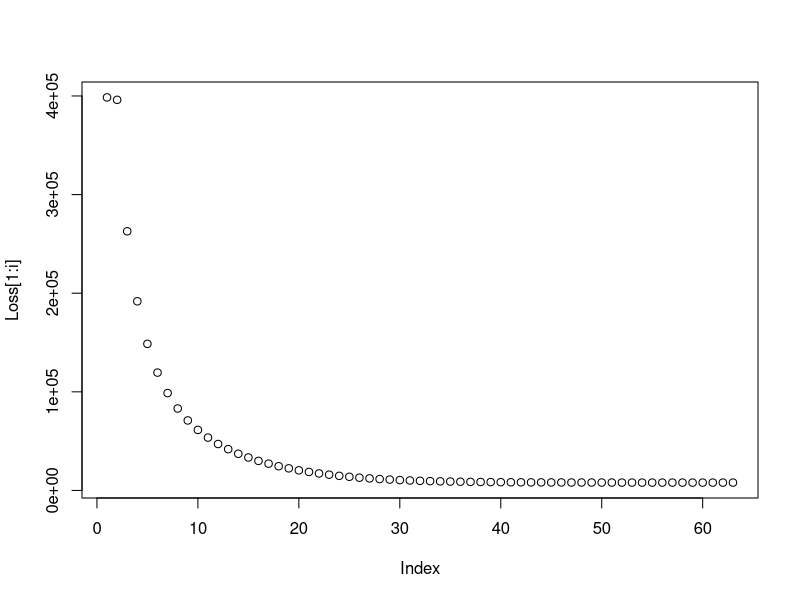
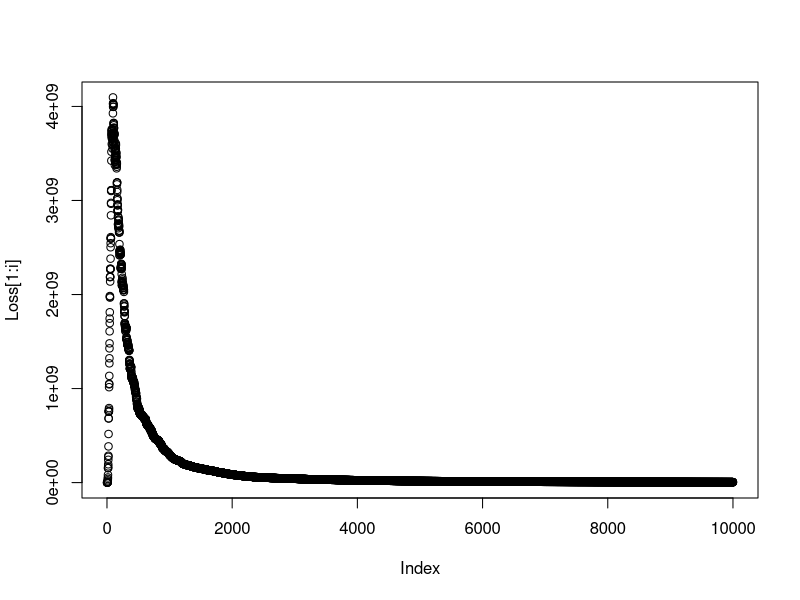
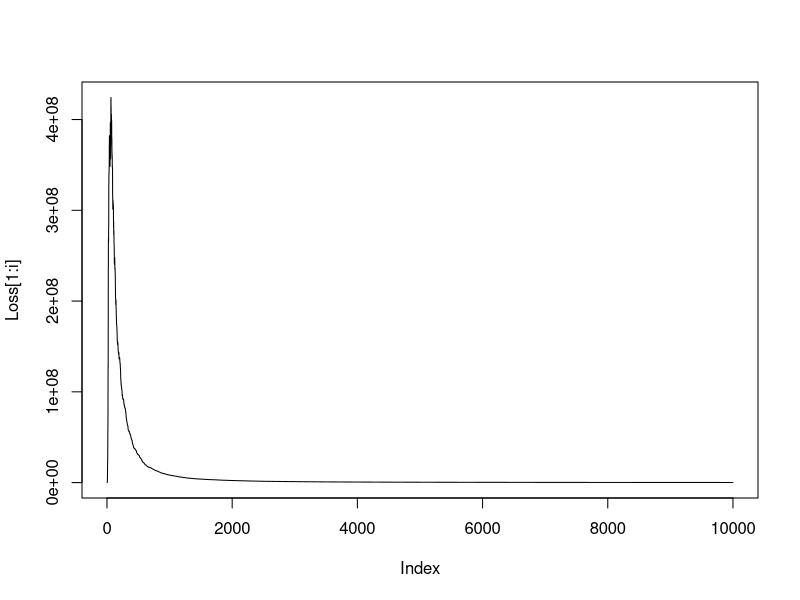
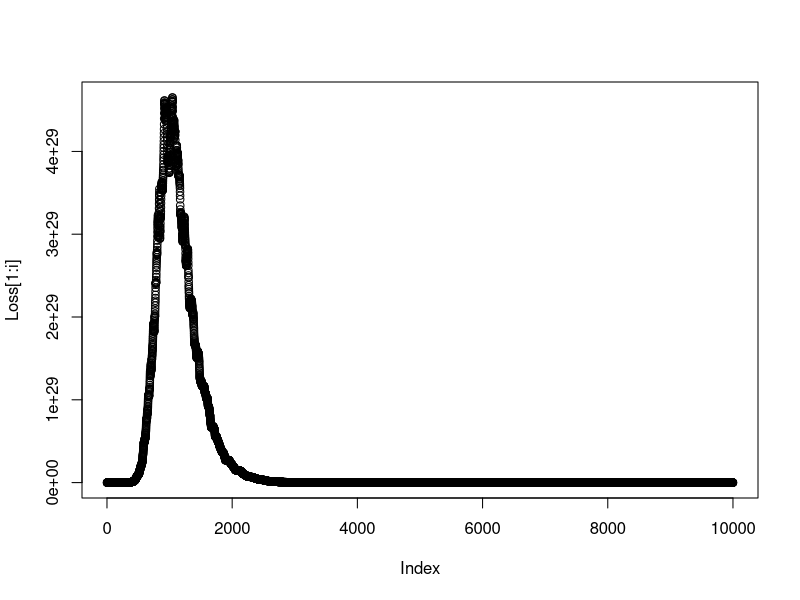
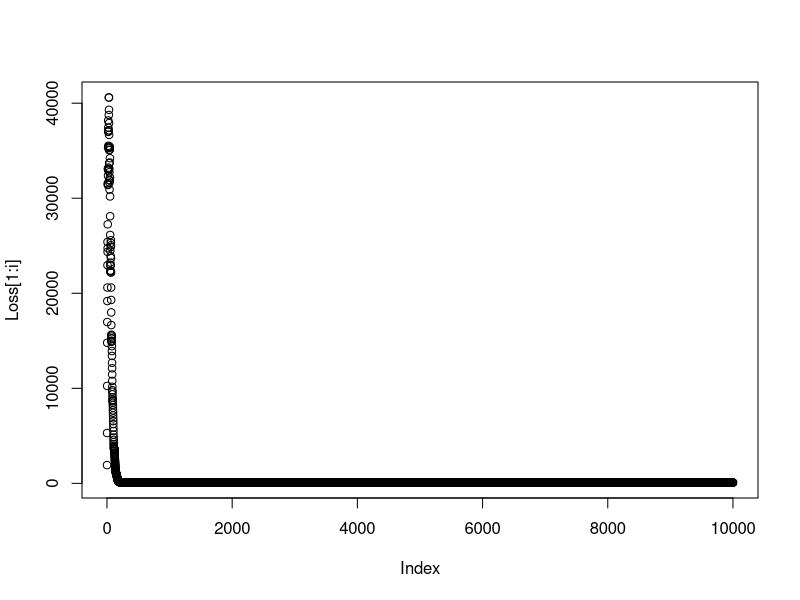

These charts were generated, in order, by the following R code:
## ---- chunk 1
knitr::opts_chunk$set(echo = TRUE)
## ---- chunk 2
#Linear regression case ; Data setup
set.seed(1000)
n = 10100; p = 100
beta_real = rnorm(p, sd=5) 
x <- matrix(rnorm((n*p), 0, 1), n, p)
y <- x%*%beta_real + rnorm(n, 0, 1)

itr = 10000 ; tol = 1e-3 ; L = 0.1 ; alpha = 0.0 ; gamma = 0.8

#LS estimate
betahat = solve(t(x)%*%x)%*%t(x)%*%y
## ---- chunk 3
set.seed(1000)
beta = rep(0, p)
Loss = rep(0, itr)

Loss[1] = sum(abs(y-x%*%beta))

for(i in 2:itr){
  betaOld = beta
  derivbeta = -2*t(x)%*%(y-x%*%betaOld)
  beta = betaOld - L * derivbeta
  Loss[i] = sum(abs(y-x%*%beta))
  
  if(abs(Loss[i] - Loss[i-1]) < tol){Loss<- Loss[1:i] ; break}
  
  Counter = 1 ; Lnew = L ; dsqr = sum(derivbeta*derivbeta)
  while (Loss[i] > Loss[i-1] - alpha*Lnew*dsqr){
    Lnew = gamma*Lnew
    beta = betaOld - Lnew * derivbeta
    Loss[i] = sum(abs(y-x%*%beta))
    
    if(Counter > 100){break}
    Counter = Counter + 1
  }
  if(Counter > 100){break}
}

#comparison
mean((beta_real - beta)^2); plot(Loss[1:i])
## ---- chunk 4
#Validation set to monitor the loss
yval <- y[10001:10100]
xval <- x[10001:10100, ]


y <- y[1:10000]
x <- x[1:10000, ]

set.seed(1000)
beta = rep(0, p)#array(betahat)
Loss = rep(0, itr)

rand = round(runif(1, 1, nrow(x)), 0)
Loss[1] = sum(abs(yval-xval%*%beta))

stopping = F

for(i in 2:itr){
  L = 1/(i)  # notice now this is the step size control.
  
  betaOld = beta
  rand = sample(1:nrow(x), 1)
  derivbeta = -2*array(x[rand,])*as.numeric(y[rand]-x[rand,]%*%betaOld)
  beta = betaOld - L * derivbeta
  
  Loss[i] = sum(abs(yval-xval%*%beta))#(y[rand]-x[rand,]%*%betaOld)^2# #not necessary, but for fun
  
  if(stopping){
   if(i > 500){
   if(abs(Loss[i-1]-Loss[i])/Loss[i-1]<1e-5 || Loss[i-1] < Loss[i]){
    break
   } 
  } 
  }
}


#comparison
mean((beta_real - beta)^2); plot(Loss[1:i])

## ---- chunk 5
#stochastic grad "descent" - i.e. minimize
set.seed(1000)
beta = rep(0, p)
Loss = rep(0, itr)

#stochastic gradient descent mini-batch - set of values value.
b = 2 # mini-batch size!

#get random SET of data and use it to calculate loss.
ss = round(runif(b, 1, nrow(x)), 0)
Loss[1] = sum(abs(yval-xval%*%beta))

for(i in 2:itr){
  ss = round(runif(b, 1, nrow(x)), 0)
  
  L = 1/i  
  
  betaOld = beta
  derivbeta = -2*t(x[ss,])%*%(y[ss]-x[ss,]%*%betaOld)/b
  beta = betaOld - L * derivbeta

  Loss[i] = sum(abs(yval-xval%*%beta)) #not necessary, but for fun
  
  if(stopping){
   if(i > 500){
   if(abs(Loss[i-1]-Loss[i])/Loss[i-1]<1e-5 || Loss[i-1] < Loss[i]){
    break
   } 
  } 
  }
}

#comparison
mean((beta_real - beta)^2); plot(Loss[1:i], type='l')

## ---- chunk 6
#stochastic grad "descent" - i.e. minimize
set.seed(1000)
beta = rep(0, p)
Loss = rep(0, itr)
#stochastic gradient descent with momentum!

#get random sample and use it to calculate loss.
rand = round(runif(1, 1, nrow(x)), 0)
Loss[1] = sum(abs(yval-xval%*%beta))

#momentum and decay
momentum = rep(0, p)
decay = 0.9 #This is the default value in most packages
rate = 0.5 # can control how fast the decay rate reduces 

update = F #Wheather to update the momentum

for(i in 2:itr){
  if(i>2){momentum = beta - betaOld} #update momentum
  
  L = 1/i
  betaOld = beta
  
  rand = sample(1:nrow(x), 1)
  
  derivbeta = -2*array(x[rand,])*as.numeric(y[rand]-x[rand,]%*%betaOld)
  
  if(update){
   if(i %% 10){decay = rate*decay} 
  } # reducing momentum every 10th iteration
  
  beta = betaOld - L * derivbeta + decay * momentum
  
  Loss[i] = sum(abs(yval-xval%*%beta)) #not necessary, but for fun
  
  if(stopping){
   if(i > 500){
   if(abs(Loss[i-1]-Loss[i])/Loss[i]<1e-5 || Loss[i-1] < Loss[i]){
    break
   } 
  } 
  }
}

#comparison
mean((beta_real - beta)^2); plot(Loss[1:i])

## ---- chunk 7
#stochastic grad "descent" - i.e. minimize
set.seed(1000)
beta = rep(0, p)
Loss = rep(0, itr)

#stochastic gradient descent mini-batch AND momentum.
b = 50 #mini-batch size!
tol = 1e-3 ; L = 0.1 ;  alpha = 0.01 ; gamma = 0.8 

#get random SET of data and use it to calculate loss.
ss = round(runif(b, 1, nrow(x)), 0)
Loss[1] = sum(abs(y[ss]-x[ss,]%*%beta))

#momentum and decay
momentum = rep(0, p)
decay = 0.9
rate = 0.5

update = F #Wheather to update the momentum

for(i in 2:itr){
  if(i>2){momentum = beta - betaOld} #update momentum
  
  ss = sample(1:nrow(x), b)
  L = 1/i  
  
  if(update){
   if(i %% 10){decay = rate*decay} 
  }
  
  betaOld = beta
  derivbeta = -2*t(x[ss,])%*%(y[ss]-x[ss,]%*%betaOld)/b
  beta = betaOld - L * derivbeta + decay * momentum
  
  Loss[i] = sum(abs(yval-xval%*%beta)) #not necessary, but for fun
  
  if(stopping){
   if(i > 500){
   if(abs(Loss[i-1]-Loss[i])/Loss[i]<1e-5 || Loss[i-1] < Loss[i]){
    break
   } 
  } 
  }
}
#comparison
mean((beta_real - beta)^2); plot(Loss[1:i])

